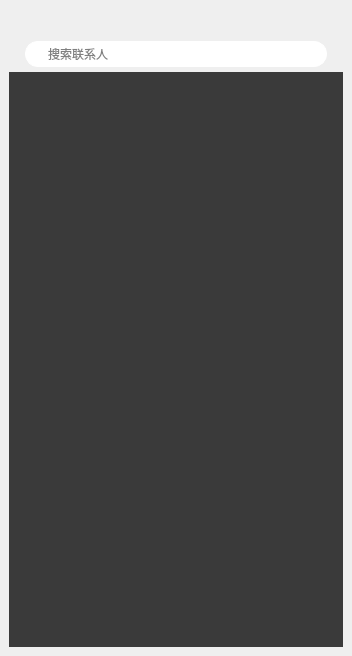
<?xml version="1.0" encoding="UTF-8"?>
<ui version="4.0">
 <class>ConversationSelectWidget</class>
 <widget class="LocalManDialog" name="ConversationSelectWidget">
  <property name="geometry">
   <rect>
    <x>0</x>
    <y>0</y>
    <width>352</width>
    <height>656</height>
   </rect>
  </property>
  <property name="windowTitle">
   <string>ConversationSelectWidget</string>
  </property>
  <property name="styleSheet">
   <string notr="true"> QWidget#contentview{background-color:#3A3A3A;}
 QListWidget {border:none;background-color:#00000000;}
QLineEdit#searchEdit{
    padding-left:20px;
    border:1px solid #FFFFFF;
    border-radius: 13px;
}</string>
  </property>
  <layout class="QVBoxLayout" name="verticalLayout">
   <property name="spacing">
    <number>0</number>
   </property>
   <property name="leftMargin">
    <number>0</number>
   </property>
   <property name="topMargin">
    <number>0</number>
   </property>
   <property name="rightMargin">
    <number>0</number>
   </property>
   <property name="bottomMargin">
    <number>0</number>
   </property>
   <item>
    <widget class="QWidget" name="shadowbg" native="true">
     <layout class="QVBoxLayout" name="verticalLayout_2">
      <property name="spacing">
       <number>0</number>
      </property>
      <property name="leftMargin">
       <number>8</number>
      </property>
      <property name="topMargin">
       <number>8</number>
      </property>
      <property name="rightMargin">
       <number>8</number>
      </property>
      <property name="bottomMargin">
       <number>8</number>
      </property>
      <item>
       <widget class="QWidget" name="shadowinnerbg" native="true">
        <layout class="QVBoxLayout" name="verticalLayout_4">
         <property name="spacing">
          <number>0</number>
         </property>
         <property name="leftMargin">
          <number>1</number>
         </property>
         <property name="topMargin">
          <number>1</number>
         </property>
         <property name="rightMargin">
          <number>1</number>
         </property>
         <property name="bottomMargin">
          <number>1</number>
         </property>
         <item>
          <widget class="TitlebarWidget" name="titlebar" native="true">
           <property name="minimumSize">
            <size>
             <width>0</width>
             <height>27</height>
            </size>
           </property>
           <property name="maximumSize">
            <size>
             <width>16777215</width>
             <height>27</height>
            </size>
           </property>
          </widget>
         </item>
         <item>
          <widget class="QWidget" name="widget_search" native="true">
           <property name="minimumSize">
            <size>
             <width>0</width>
             <height>36</height>
            </size>
           </property>
           <property name="maximumSize">
            <size>
             <width>16777215</width>
             <height>36</height>
            </size>
           </property>
           <layout class="QVBoxLayout" name="verticalLayout_3">
            <property name="spacing">
             <number>0</number>
            </property>
            <property name="leftMargin">
             <number>16</number>
            </property>
            <property name="topMargin">
             <number>2</number>
            </property>
            <property name="rightMargin">
             <number>16</number>
            </property>
            <property name="bottomMargin">
             <number>2</number>
            </property>
            <item>
             <widget class="QLineEdit" name="searchEdit">
              <property name="minimumSize">
               <size>
                <width>0</width>
                <height>26</height>
               </size>
              </property>
              <property name="text">
               <string/>
              </property>
              <property name="placeholderText">
               <string>搜索联系人</string>
              </property>
             </widget>
            </item>
           </layout>
          </widget>
         </item>
         <item>
          <widget class="QWidget" name="contentview" native="true"/>
         </item>
        </layout>
       </widget>
      </item>
     </layout>
    </widget>
   </item>
  </layout>
 </widget>
 <layoutdefault spacing="6" margin="11"/>
 <customwidgets>
  <customwidget>
   <class>TitlebarWidget</class>
   <extends>QWidget</extends>
   <header>TitlebarWidget.h</header>
   <container>1</container>
  </customwidget>
  <customwidget>
   <class>LocalManDialog</class>
   <extends>QWidget</extends>
   <header>LocalManDialog.h</header>
   <container>1</container>
  </customwidget>
 </customwidgets>
 <resources/>
 <connections/>
</ui>
